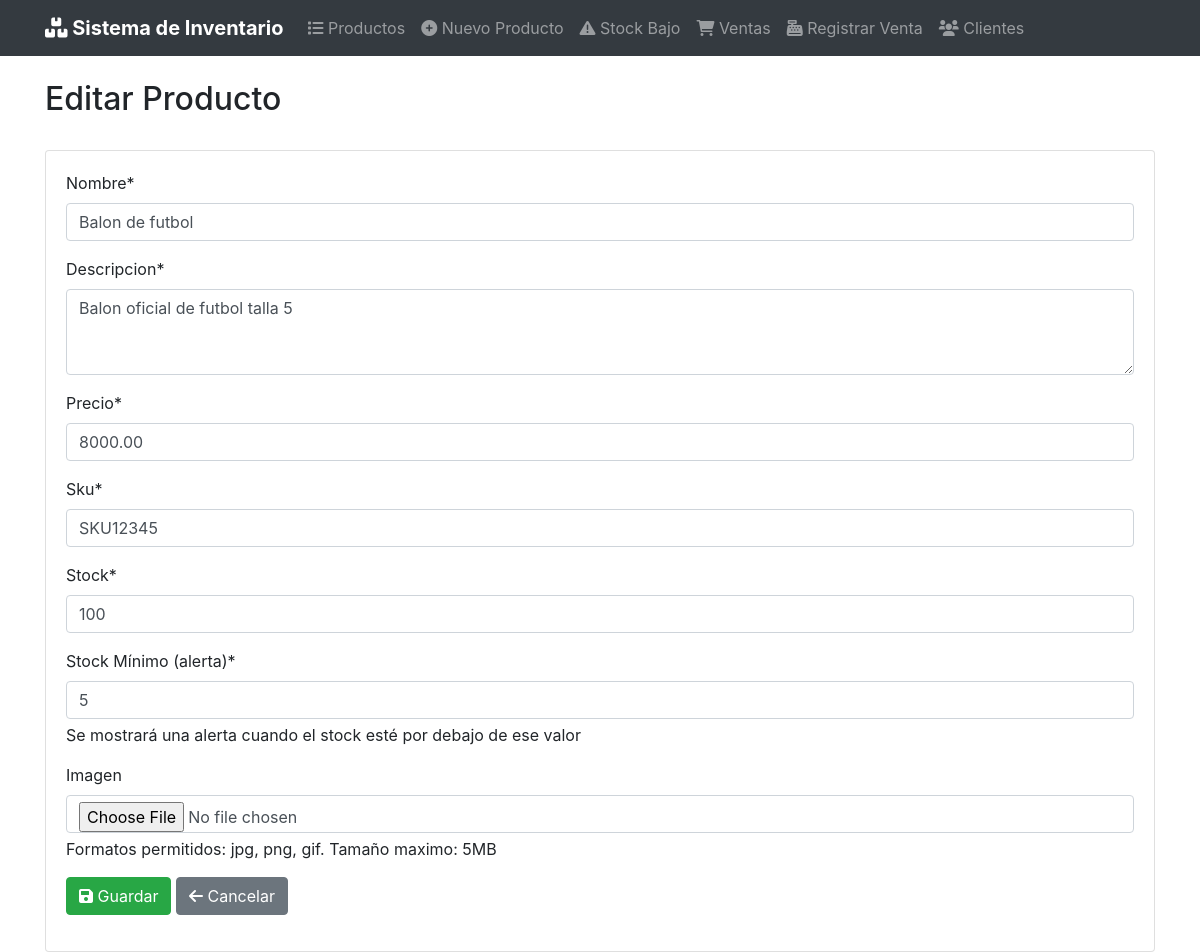
The app's page /8/editar/ with its own data.
### productos/models.py (models this page shows, shortened)
class Producto(models.Model):
    nombre = models.CharField("Nombre", max_length=50)
    descripcion = models.CharField("Descripcion", max_length=200)
    precio_unitario = models.DecimalField("Precio", max_digits=10, decimal_places=2)
    sku = models.CharField("sku", max_length=20, unique=True)
    stock = models.IntegerField(default=0)
    stock_minimo = models.IntegerField(default=5, verbose_name="Stock Minimo")
    imagen = models.ImageField(
        "Imagen",
        upload_to=get_image_path,
        validators=[validate_image_size],
        blank=True,
        null=True,
        help_text="Formatos permitidos: jpg, png, gif. Tamaño maximo: 5MB"
    )
    fecha_creacion = models.DateTimeField("Fecha de creacion", auto_now_add=True)
    fecha_actualizacion = models.DateTimeField("Fecha de creacion", auto_now=True)
    class Meta:
        verbose_name = 'Producto'
        verbose_name_plural = 'Productos'
        ordering = ['nombre']

### productos/views.py (the view, shortened to what this page needs)
# urls.py: path('<int:pk>/editar/', views.ProductoUpdateView.as_view(), name='producto_form'),
class ProductoUpdateView(UpdateView):
    model = Producto
    template_name = "productos/producto_form.html"
    form_class = ProductoForm
    success_url = reverse_lazy("productos:producto_list")

### templates/productos/producto_form.html (shortened to what this page needs)
{% extends 'productos/base.html' %}
{% load bootstrap4 %}
{% load crispy_forms_tags %}
{% block header %}{% if form.instance.pk %}Editar{% else %}Crear{% endif %} Producto{% endblock %}
{% block content %}
<div class="card">
    <div class="card-body">
        <form method="post" enctype="multipart/form-data">
            {{ form|crispy }}
            <div class="form-group">
                <button type="submit" class="btn btn-success">
                    <i class="fas fa-save"></i> Guardar
                </button>
                <a href="{% url 'productos:producto_list' %}" class="btn btn-secondary">
                    <i class="fas fa-arrow-left"></i> Cancelar
                </a>
            </div>
        </form>
    </div>
</div>
{% endblock %}

### records on screen
Producto: nombre "Balon de futbol", descripcion "Balon oficial de futbol talla 5", precio_unitario "8000.00", sku "SKU12345", stock "100", stock_minimo "5"
